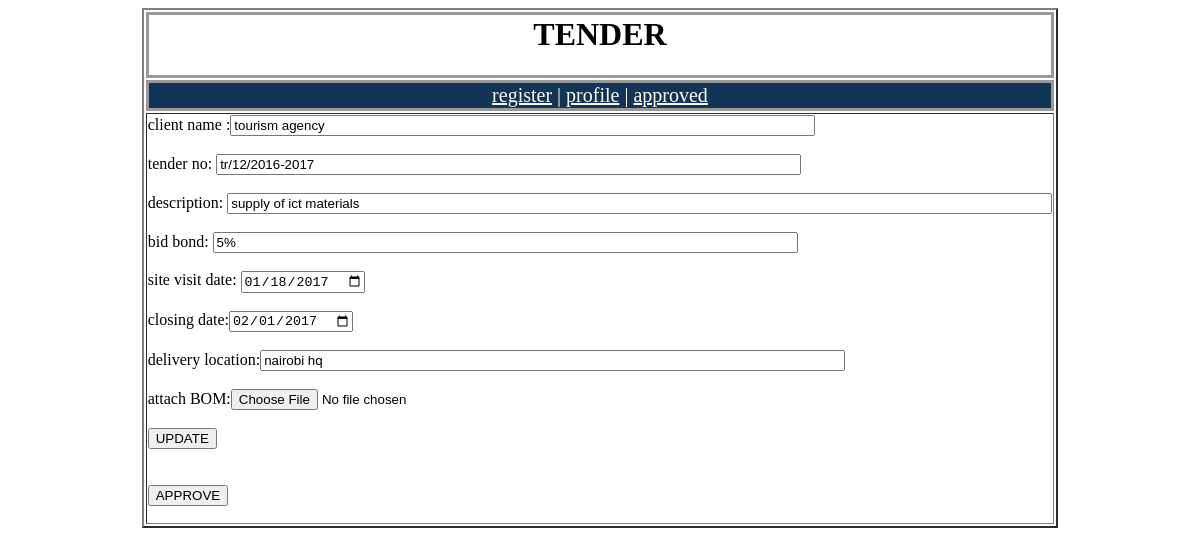
/edit.php?tenderno=tr/12/2016-2017, run on the app's committed database.
### tables this page shows
CREATE TABLE IF NOT EXISTS `tender` (
  `ID` int(7) NOT NULL AUTO_INCREMENT,
  `week` int(11) NOT NULL,
  `client_name` varchar(200) NOT NULL,
  `tender_no` varchar(100) NOT NULL,
  `description` varchar(500) NOT NULL,
  `bid_bond` varchar(20) NOT NULL,
  `site_visit_date` date NOT NULL,
  `closing_date` date NOT NULL,
  `delivery_location` varchar(100) DEFAULT NULL,
  `font_color` varchar(10) DEFAULT NULL,
  `progress` varchar(100) NOT NULL,
  `bom` varchar(100) NOT NULL,
  UNIQUE KEY `id` (`ID`)
);

### edit.php (the view, shortened to what this page needs)
<html>
<head>
<link rel="stylesheet" href="franc.css" style="text/css">
</head>
<body>
<table align="center" border='2'>
<tr>
<td id='link'><h1>TENDER</h1></td></tr>
<tr><td id='link2'><a href='index.php'>register</a> |  <a href='profile.php'>profile</a> |  <a href='approved.php'>approved</a></td></tr>
<tr><td>
<?php
if ($_SERVER['REQUEST_METHOD'] == 'GET') {
	$tenderno='';
	if (isset($_GET['tenderno'])) {
		$tenderno= $_GET['tenderno'];
	}
}
$user_name = "root";
	$password = "";
	$database = "konvergenz";
	$server = "127.0.0.1";
		$db_handle = mysql_connect($server, $user_name, $password);
	$db_found = mysql_select_db($database, $db_handle);
	if ($db_found) {
	$SQL="SELECT * FROM  tender where tender_no='$tenderno' ";
	$result=mysql_query($SQL);
	 $rows=mysql_num_rows($result);
	if ($rows==0)
		{
		print "Tender number not found";
		}
		else{
		while ($db_field = mysql_fetch_assoc($result)) {
			$client_name=$db_field['client_name'];
			$tender_no=$db_field['tender_no'];;
			$description=$db_field['description'];
			$bid_bond=$db_field['bid_bond'];
			$site_visit_date=$db_field['site_visit_date'];
			$closing_date=$db_field['closing_date'];
			$delivery_location=$db_field['delivery_location'];
					}
		}
	}
?>
				<form name='form1' method='POST' action='profile.php' enctype='multipart/form-data'>
				client name :<input type='text' name='client_name' value="<?php print $client_name?>" size=70><BR><BR>
				tender no: <input type='text' name='tender_no' value="<?php print $tender_no?>" size=70><BR><BR>
				description: <input type='text' name='description' value="<?php print $description?>" size=100><BR><BR>
				bid bond: <input type='text' name='bid_bond' value="<?php print $bid_bond?>" size=70><BR><BR>
				site visit date: <input type="date" name='site_visit_date' value="<?php print $site_visit_date?>" size=70><BR><BR>
				closing date:<input type="date" name='closing_date' value="<?php print $closing_date?>" size=70><BR><BR>
				delivery location:<input type='text' name='delivery_location' value="<?php print $delivery_location?>" size=70><BR><BR>
				attach BOM:<input type='file'name='mFile'id='mFile' />
				<br><br><INPUT TYPE = 'Submit' Name = 'submit1'  VALUE = 'UPDATE'><br>
				<br><br><INPUT TYPE = 'Submit' Name = 'submit2'  VALUE = 'APPROVE'><br>
				</form>
</td></tr></table>

### franc.css (style rules this page uses)
#link { text-align:center; border:solid #999999; font:calibri; }
#link2 { text-align:center; border:solid #999999; background-color:#123456; color:#FFFAF0; font-size:20px; }
#link2 a { color:#FFFAF0; }

### data on the page
tender: client_name "tourism agency", tender_no "tr/12/2016-2017", description "supply of ict materials", bid_bond "5%", site_visit_date "01/18/2017", closing_date "02/01/2017", delivery_location "nairobi hq"
